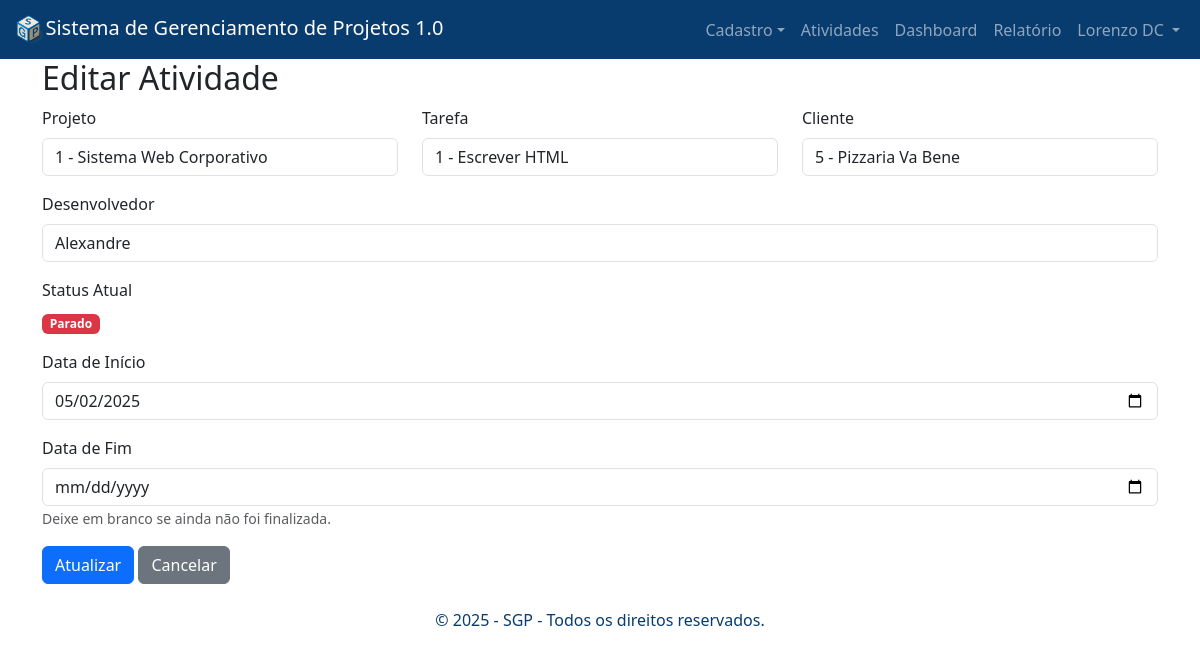
/editar_atividade.php?id=2 (signed in), run on the app's committed database.
### tables this page shows
CREATE TABLE `atividades` (
  `id` int NOT NULL AUTO_INCREMENT,
  `projeto_id` int NOT NULL,
  `tarefa_id` int NOT NULL,
  `usuario_id` int NOT NULL,
  `status` varchar(20) NOT NULL,
  `cliente_id` int DEFAULT NULL,
  `data_inicio` date DEFAULT NULL,
  `data_fim` date DEFAULT NULL,
  PRIMARY KEY (`id`),
  KEY `fk_atividades_projetos` (`projeto_id`),
  KEY `fk_atividades_tarefas` (`tarefa_id`),
  KEY `fk_atividades_usuarios` (`usuario_id`),
  CONSTRAINT `fk_atividades_projetos` FOREIGN KEY (`projeto_id`) REFERENCES `projetos` (`id`) ON DELETE CASCADE,
  CONSTRAINT `fk_atividades_tarefas` FOREIGN KEY (`tarefa_id`) REFERENCES `tarefas` (`id`) ON DELETE CASCADE,
  CONSTRAINT `fk_atividades_usuarios` FOREIGN KEY (`usuario_id`) REFERENCES `usuarios` (`id`) ON DELETE CASCADE
);

CREATE TABLE `projetos` (
  `id` int NOT NULL AUTO_INCREMENT,
  `nome` varchar(255) NOT NULL,
  `cliente_id` int DEFAULT NULL,
  PRIMARY KEY (`id`),
  KEY `fk_cliente_projeto` (`cliente_id`),
  CONSTRAINT `fk_cliente_projeto` FOREIGN KEY (`cliente_id`) REFERENCES `clientes` (`id`)
);

CREATE TABLE `tarefas` (
  `id` int NOT NULL AUTO_INCREMENT,
  `nome` varchar(100) NOT NULL,
  `descricao` text NOT NULL,
  `data_inicio` date DEFAULT NULL,
  `data_fim` date DEFAULT NULL,
  `cliente_id` int DEFAULT NULL,
  PRIMARY KEY (`id`),
  KEY `fk_cliente_tarefa` (`cliente_id`),
  CONSTRAINT `fk_cliente_tarefa` FOREIGN KEY (`cliente_id`) REFERENCES `clientes` (`id`)
);

CREATE TABLE `clientes` (
  `id` int NOT NULL AUTO_INCREMENT,
  `nome` varchar(100) DEFAULT NULL,
  `email` varchar(100) DEFAULT NULL,
  PRIMARY KEY (`id`),
  UNIQUE KEY `email` (`email`)
);

CREATE TABLE `usuarios` (
  `id` int NOT NULL AUTO_INCREMENT,
  `nome` varchar(150) DEFAULT NULL,
  `email` varchar(150) DEFAULT NULL,
  `senha` varchar(255) DEFAULT NULL,
  `cargo_id` int DEFAULT NULL,
  `reset_token` varchar(64) DEFAULT NULL,
  `reset_token_expiry` datetime DEFAULT NULL,
  `salario` decimal(10,2) DEFAULT NULL,
  PRIMARY KEY (`id`)
);

### editar_atividade.php (the view, shortened to what this page needs)
<?php
    require_once("header.php");
function buscarAtividade($id) {
    require("conexao.php");
    $sql = "SELECT a.*,
                   t.id AS tarefa_id, t.nome AS tarefa_nome,
                   p.nome AS projeto_nome,
                   c.nome AS cliente_nome
            FROM atividades a
            JOIN tarefas t ON a.tarefa_id = t.id
            JOIN projetos p ON a.projeto_id = p.id
            JOIN clientes c ON a.cliente_id = c.id
            WHERE a.id = ?";
    $stmt = $pdo->prepare($sql);
    $stmt->execute([$id]);
    return $stmt->fetch(PDO::FETCH_ASSOC);
}
function calcularStatus($data_inicio, $data_fim) {
    $hoje = new DateTime();
    $inicio = $data_inicio ? new DateTime($data_inicio) : null;
    $fim = $data_fim ? new DateTime($data_fim) : null;
    if ($inicio && $fim) {
        return 'Concluído';
    } elseif ($inicio && !$fim) {
        $dias = $inicio->diff($hoje)->days;
        return $dias > 30 ? 'Parado' : 'Em andamento';
    }
    return 'Desconhecido';
}
function calcularStatusCor($data_inicio, $data_fim) {
    $status = calcularStatus($data_inicio, $data_fim);
    $cores = [
        'Concluído' => 'success',
        'Em andamento' => 'warning',
        'Parado' => 'danger',
        'Desconhecido' => 'secondary'
    ];
    return [$status, $cores[$status] ?? 'secondary'];
}
function listarUsuarios() {
    require("conexao.php");
    $stmt = $pdo->query("SELECT id, nome FROM usuarios ORDER BY nome");
    return $stmt->fetchAll(PDO::FETCH_ASSOC);
}
$id = $_GET['id'];
$atividade = buscarAtividade($id);
$usuarios = listarUsuarios();
list($status, $cor) = calcularStatusCor($atividade['data_inicio'], $atividade['data_fim']);
?>
<h2>Editar Atividade</h2>
<form method="post">
    <div class="row mb-3">
        <div class="col-md-4">
            <label class="form-label">Projeto</label>
            <input type="text" class="form-control"
                   value="<?= $atividade['projeto_id'] . ' - ' . htmlspecialchars($atividade['projeto_nome']) ?>"
                   readonly>
        </div>
        <div class="col-md-4">
            <label class="form-label">Tarefa</label>
            <input type="text" class="form-control"
                   value="<?= $atividade['tarefa_id'] . ' - ' . htmlspecialchars($atividade['tarefa_nome']) ?>"
                   readonly>
        </div>
        <div class="col-md-4">
            <label class="form-label">Cliente</label>
            <input type="text" class="form-control"
                   value="<?= $atividade['cliente_id'] . ' - ' . htmlspecialchars($atividade['cliente_nome']) ?>"
                   readonly>
        </div>
    </div>
    <div class="mb-3">
        <label for="usuario_id" class="form-label">Desenvolvedor</label>
        <select id="usuario_id" name="usuario_id" class="form-control" required>
            <?php foreach ($usuarios as $u): ?>
                <option value="<?= $u['id'] ?>" <?= $u['id'] == $atividade['usuario_id'] ? 'selected' : '' ?>>
                    <?= htmlspecialchars($u['nome']) ?>
                </option>
            <?php endforeach; ?>
        </select>
    </div>
    <div class="mb-3">
        <label class="form-label">Status Atual</label><br>
        <span class="badge bg-<?= $cor ?>"><?= $status ?></span>
    </div>
    <div class="mb-3">
        <label for="data_inicio" class="form-label">Data de Início</label>
        <input type="date" class="form-control" name="data_inicio" id="data_inicio"
               value="<?= $atividade['data_inicio'] ?>">
    </div>
    <div class="mb-3">
        <label for="data_fim" class="form-label">Data de Fim</label>
        <input type="date" class="form-control" name="data_fim" id="data_fim"
               value="<?= $atividade['data_fim'] ?>">
        <small class="form-text text-muted">Deixe em branco se ainda não foi finalizada.</small>
    </div>
    <button type="submit" class="btn btn-primary">Atualizar</button>
    <button type="button" class="btn btn-secondary" onclick="location.href='atividades.php'">Cancelar</button>
</form>
<?php
    require_once("footer.php");
?>

### data on the page
atividades: projeto.nome "1 - Sistema Web Corporativo", tarefa.nome "1 - Escrever HTML", cliente.nome "5 - Pizzaria Va Bene", usuario_id "Alexandre", data_inicio "05/02/2025"

### other printed values
$_SESSION['usuario'] "Lorenzo DC"
$status "Parado"
